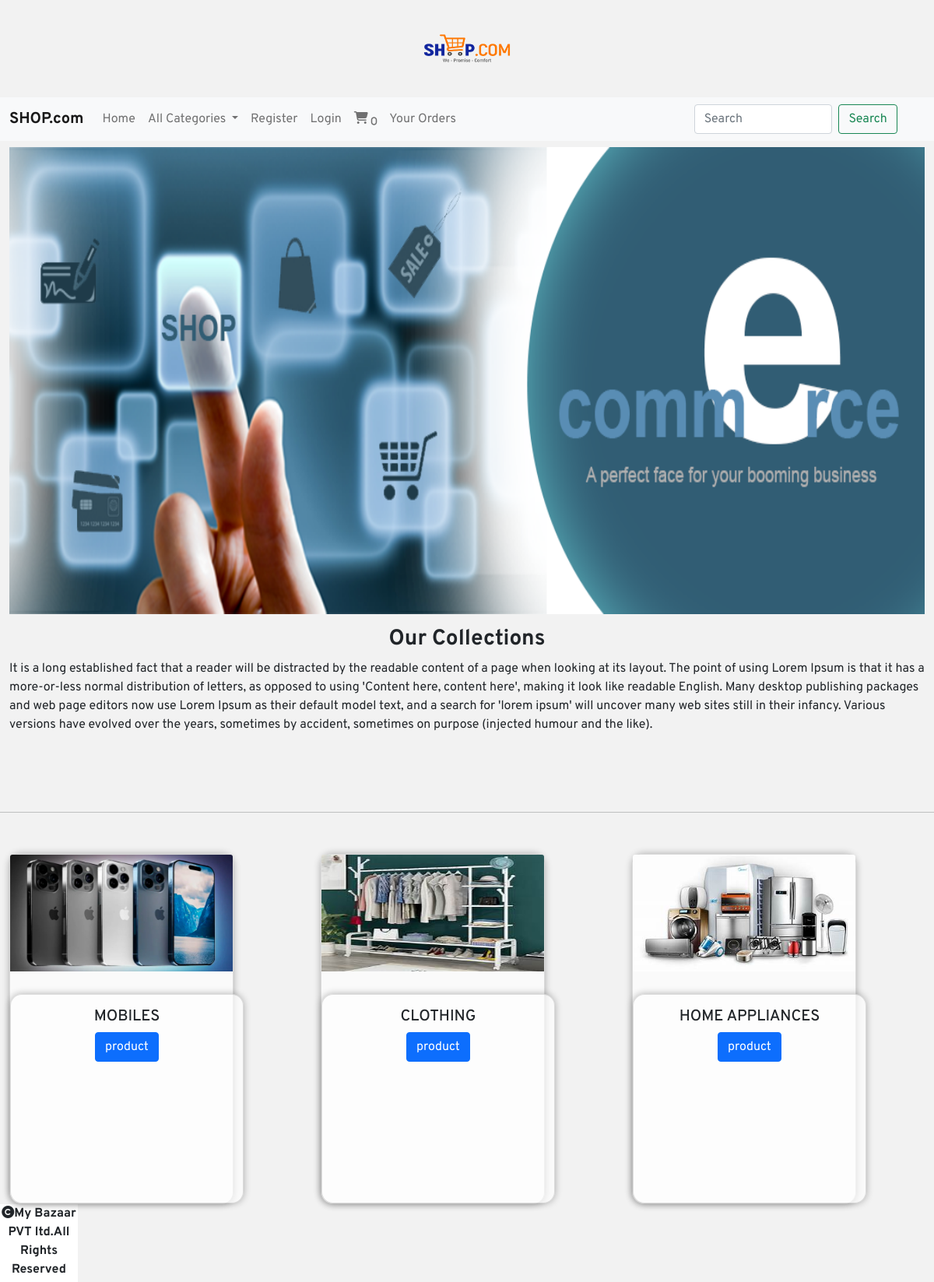
The page / on the database its author committed.
### shop/models.py (models this page shows, shortened)
class Category(models.Model):
    name = models.CharField(max_length=20)
    desc = models.TextField()
    image = models.ImageField(upload_to="images/category", null=True, blank=True)

### shop/views.py (the view)
# urls.py: path('', views.allcategories, name="allcat"),
def allcategories(request):
    c = Category.objects.all()
    return render(request, 'category.html', {'c': c})

### cart/context_processors.py (called while the page is built)
def total(request):
    item_count=0
    if request.user:#if user login
        u=request.user
        try:
            cart=Cart.objects.filter(user=u)
            for i in cart:
                item_count+=i.quantity
        except:
            item_count=0
    return {'count':item_count}

### shop/context_processors.py (called while the page is built)
def menu_links(request):
    c=Category.objects.all()
    return {'links':c}

### templates/category.html
{% extends 'base.html' %}
{% load static %}
{% block content %}
<div class="container-fluid mt-2">
    <img src="{% static 'images/banner4.jpg' %}" height="600px" width="100%">
</div>
<div class="container-fluid mt-3" style="margin-bottom:100px;">
    <h3 class="text-center fst-normal fw-bold">Our Collections</h3>
    <p style="text-align:justify:line-height:2;">It is a long established fact that a reader will be distracted by the readable content of a page when looking at its layout. The point of using Lorem Ipsum is that it has a more-or-less normal distribution of letters, as opposed to using 'Content here, content here', making it look like readable English. Many desktop publishing packages and web page editors now use Lorem Ipsum as their default model text, and a search for 'lorem ipsum' will uncover many web sites still in their infancy. Various versions have evolved over the years, sometimes by accident, sometimes on purpose (injected humour and the like).</p>
</div>
<hr>
<div class="container-fluid mt-3" style="margin-bottom:100px;">
<div class="row">
    {% for i in c %}
    <div class="col-sm-4">
    <div class="card " style="width: 18rem ; ">
  <img src="{{i.image.url}}" height="150px; width=20px;" class="card-img-top" alt="...">
  <div class=" card card-body">
    <h5 class="card-title text-center">{{i.name}}</h5>
      <a href="{% url 'shop:allprod' i.name %}" style="display: block; margin: 0 auto; text-align: center;" class="btn btn-primary">product</a>
  </div>
    </div>
    </div> {% endfor %}
</div>
</div>
{% endblock %}

### static/css/style.css (style rules this page uses)
body { font-family: 'Dancing Script', cursive; font-family: 'Overpass', sans-serif; font-style normal; text-color white; background-color:#f2f2f2; }
.card { background-color: rgba(255, 255, 255, 0.615); border-radius: 15px; box-shadow: 0 0 10px rgba(0, 0, 0, 0.3); width: 300px; height: 450px; margin-top: 10%; cursor: pointer; transition: all 0.3s ease-in-out; }

### rows shown on the page
Category: image (picture), name "MOBILES"
Category: image (picture), name "CLOTHING"
Category: image (picture), name "HOME APPLIANCES"

### other values the page prints
{{ count }} "0"
